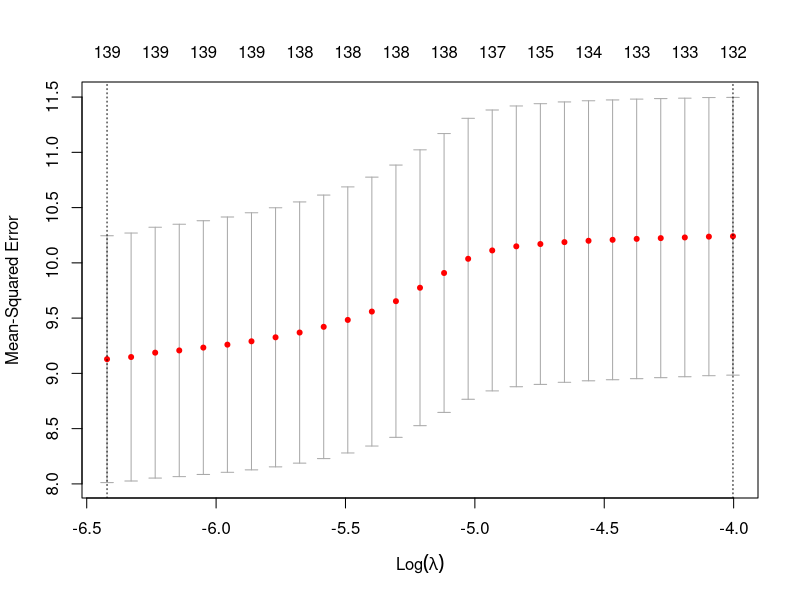

Write the R code that produced this figure.
## ---- chunk 1
suppressPackageStartupMessages({
  library(tidyverse)
  library(glmnet)     # LASSO variable selection
  library(sandwich)   # cluster-robust covariance
  library(lmtest)     # coeftest() with a supplied vcov
  library(broom)
})

set.seed(123)
options(scipen = 999, digits = 4)
## ---- chunk 2
raw <- read_csv("data/metro_acs_model_ready_2010_2023.csv", show_col_types = FALSE) %>%
  mutate(across(c(year, GEOID), as.integer))

# Time-varying census controls (metro-level). Fixed effects absorb everything
# time-invariant, and each concept appears once (rates, not the raw counts they
# are built from) to avoid the rank-deficiency the earlier all-columns model hit.
controls <- c("log_income", "unemployment_rate", "poverty_rate",
              "log_home_value", "log_pop",
              "race_black_nonhispanic_rate", "hispanic_or_latino_rate",
              "bachelors_plus_rate", "pop_18_to_64_rate")

base <- raw %>%
  mutate(
    log_income     = log(median_household_income),
    log_home_value = log(median_home_value),
    log_pop        = log(total_population)
  )
## ---- chunk 3

raw

## ---- chunk 4
leagues <- c("nfl", "mlb", "nhl", "cfb")

# Stack every league into one long panel: one row per (metro, year, team) that
# actually exists. Each league contributes its own murder rate + performance.
long <- map_dfr(leagues, function(lg) {
  base %>%
    transmute(
      GEOID, year, league = toupper(lg),
      murder_rate        = .data[[paste0(lg, "_murder_rate")]],
      win_pct            = .data[[paste0(lg, "_win_pct")]],
      make_playoffs      = .data[[paste0(lg, "_make_playoffs")]],
      make_playoffs_prev = .data[[paste0(lg, "_make_playoffs_prev")]],
      across(all_of(controls))
    ) %>%
    filter(!is.na(murder_rate), !is.na(win_pct))
}) %>%
  # standardize win % WITHIN league so a pooled coefficient = effect of a
  # 1-SD-better season, comparable across sports
  group_by(league) %>%
  mutate(win_pct_z = as.numeric(scale(win_pct))) %>%
  ungroup() %>%
  # lagged (previous-season) standardized win %, within each team
  mutate(team_id = paste(GEOID, league, sep = "_")) %>%
  group_by(team_id) %>%
  arrange(year, .by_group = TRUE) %>%
  mutate(win_pct_prev_z = lag(win_pct_z)) %>%
  ungroup() %>%
  # drop NA on every model variable so the fitted rows match the cluster vector
  drop_na(all_of(c("win_pct_z", "win_pct_prev_z", "make_playoffs",
                   "make_playoffs_prev", "murder_rate", controls)))

tibble(
  observations = nrow(long),
  teams = n_distinct(long$team_id),
  metros = n_distinct(long$GEOID),
  years = n_distinct(long$year)
)
count(long, league)
## ---- chunk 5
head(long)
## ---- chunk 6
sports_terms <- c("win_pct_z", "win_pct_prev_z", "make_playoffs", "make_playoffs_prev")

rhs <- paste(c("win_pct_z", "win_pct_prev_z", "make_playoffs",
               "make_playoffs_prev", controls, "factor(year)"),
             collapse = " + ")

# pooled, league intercepts only (no team fixed effects)
fit_naive <- lm(as.formula(paste("murder_rate ~", rhs, "+ factor(league)")), data = long)
# one big model WITH team fixed effects
fit_fe    <- lm(as.formula(paste("murder_rate ~", rhs, "+ factor(team_id)")), data = long)

# metro-clustered coefficients for the sports terms
clustered <- function(fit) {
  V <- sandwich::vcovCL(fit, cluster = long$GEOID, type = "HC1")
  broom::tidy(lmtest::coeftest(fit, vcov. = V)) %>%
    filter(term %in% sports_terms)
}
## ---- chunk 7
lasso_form <- as.formula(
  paste("~", paste(c(sports_terms, controls, "factor(year)", "factor(team_id)"),
                   collapse = " + ")))
X <- model.matrix(lasso_form, data = long)[, -1]
y <- long$murder_rate

# 0 = forced in (the fixed-effect dummies), 1 = penalized/selectable (everything else)
is_fe <- grepl("^factor\\(year\\)|^factor\\(team_id\\)", colnames(X))
penalty <- ifelse(is_fe, 0, 1)
cat(ncol(X), "columns |", sum(is_fe), "fixed-effect dummies forced in |",
    sum(!is_fe), "penalized (sports + census)\n")

set.seed(123)
cv_lasso <- cv.glmnet(X, y, alpha = 1, penalty.factor = penalty, nfolds = 10)
plot(cv_lasso)

# substantive (non-fixed-effect) variables LASSO keeps at each lambda
kept <- function(s) {
  co <- coef(cv_lasso, s = s)[, 1]
  co <- co[co != 0 & !grepl("^factor\\(|Intercept", names(co))]
  tibble(variable = names(co), coefficient = round(co, 4))
}
## ---- chunk 8
cat("--- kept at lambda.min (looser) ---\n"); print(kept("lambda.min"))
cat("\n--- kept at lambda.1se (parsimonious) ---\n")
k1 <- kept("lambda.1se")
if (nrow(k1) == 0) cat("(none -- only the fixed effects survive)\n") else print(k1)
## ---- chunk 9
selected <- kept("lambda.min")$variable
selected_sports <- intersect(selected, sports_terms)
selected_ctrls  <- intersect(selected, controls)

post_rhs <- paste(c(selected_sports, selected_ctrls,
                    "factor(year)", "factor(team_id)"), collapse = " + ")
post_fit <- lm(as.formula(paste("murder_rate ~", post_rhs)), data = long)

V <- sandwich::vcovCL(post_fit, cluster = long$GEOID, type = "HC1")
broom::tidy(lmtest::coeftest(post_fit, vcov. = V)) %>%
  filter(term %in% sports_terms) %>%
  mutate(across(where(is.numeric), ~round(.x, 4)))
## ---- chunk 10
nv <- clustered(fit_naive) %>% select(term, naive_coef = estimate, naive_p = p.value)
fe <- clustered(fit_fe) %>%
  select(term, fe_coef = estimate, fe_cluster_se = std.error, fe_p = p.value)

left_join(nv, fe, by = "term") %>%
  mutate(term = factor(term, levels = sports_terms)) %>%
  arrange(term) %>%
  mutate(across(where(is.numeric), ~round(.x, 4)))
## ---- chunk 11
tibble(
  model = c("naive (league intercepts)", "team fixed effects"),
  n = nrow(long),
  # R^2 is dominated by the team dummies in the FE model (each team has its own
  # intercept), so a high value mostly reflects that murder rates differ across
  # cities, not covariate predictive power.
  r_squared = c(summary(fit_naive)$r.squared, summary(fit_fe)$r.squared),
  adj_r_squared = c(summary(fit_naive)$adj.r.squared, summary(fit_fe)$adj.r.squared)
)
## ---- chunk 12
no_sports_rhs   <- paste(c(controls, "factor(year)", "factor(team_id)"), collapse = " + ")
sports_only_rhs <- paste(sports_terms, collapse = " + ")

fit_no_sports   <- lm(as.formula(paste("murder_rate ~", no_sports_rhs)),   data = long)
fit_sports_only <- lm(as.formula(paste("murder_rate ~", sports_only_rhs)), data = long)

mse <- function(fit) mean(residuals(fit)^2)

tibble(
  model = c("sports factors only (no controls, no FE)",
            "no sports factors (controls + FE only)",
            "full model (sports + controls + FE)"),
  mse   = c(mse(fit_sports_only), mse(fit_no_sports), mse(fit_fe))
) %>%
  mutate(mse = round(mse, 4))
## ---- chunk 13
leagues <- c("nfl", "mlb", "nhl", "cfb")
wps <- paste0(leagues, "_wp_s")             # within-sport scaled win_pct
mr  <- paste0(leagues, "_murder_rate")

wide <- base
# min-max scale each sport's win_pct within sport, onto a common [0, 1]
for (lg in leagues) {
  v <- wide[[paste0(lg, "_win_pct")]]
  wide[[paste0(lg, "_wp_s")]] <- (v - min(v, na.rm = TRUE)) /
                                 (max(v, na.rm = TRUE) - min(v, na.rm = TRUE))
}

wide <- wide %>%
  rowwise() %>%
  mutate(
    n_sports         = sum(!is.na(c_across(all_of(wps)))),
    city_murder_rate = mean(c_across(all_of(mr)), na.rm = TRUE),
    win_amean        = mean(c_across(all_of(wps)), na.rm = TRUE),
    win_hmean        = { x <- c_across(all_of(wps)); x <- x[!is.na(x)]
                         x <- pmax(x, 0.001); length(x) / sum(1 / x) },
    # fraction of the metro's present teams that made the playoffs (aggregated
    # to match the aggregated win_pct: a present team with no playoff row -> 0)
    playoff_share    = { present <- !is.na(c_across(all_of(wps)))
                         po <- c_across(all_of(paste0(leagues, "_make_playoffs")))
                         po <- ifelse(is.na(po), 0, po)
                         sum(po[present]) / sum(present) }
  ) %>%
  ungroup() %>%
  filter(n_sports >= 1, !is.na(city_murder_rate)) %>%   # metro-years with >=1 team
  drop_na(all_of(controls))

# for the "separate" model: presence flag per sport, and absent win_pct / playoff -> 0
# (the flag absorbs the level so the win_pct slope is identified only among teams that exist)
for (lg in leagues) {
  wide[[paste0("has_", lg)]] <- as.integer(!is.na(wide[[paste0(lg, "_wp_s")]]))
  wide[[paste0(lg, "_wp_s")]][is.na(wide[[paste0(lg, "_wp_s")]])] <- 0
  po <- wide[[paste0(lg, "_make_playoffs")]]; po[is.na(po)] <- 0
  wide[[paste0(lg, "_po")]] <- po
}

tibble(observations = nrow(wide),
       metros = n_distinct(wide$GEOID),
       years  = n_distinct(wide$year))
## ---- chunk 14
base_rhs <- paste(c(controls, "factor(year)"), collapse = " + ")   # year categorical

# 1) separate: each sport's scaled win_pct + playoff (+ presence flag)
sep_terms <- as.vector(rbind(paste0("has_", leagues), wps, paste0(leagues, "_po")))
fit_separate <- lm(as.formula(paste("city_murder_rate ~",
                     paste(sep_terms, collapse = " + "), "+", base_rhs)), data = wide)

# 2) harmonic mean of win_pct + aggregated playoff appearances
fit_harmonic <- lm(as.formula(paste("city_murder_rate ~ n_sports + win_hmean + playoff_share +",
                     base_rhs)), data = wide)

# 3) arithmetic mean of win_pct + aggregated playoff appearances
fit_average  <- lm(as.formula(paste("city_murder_rate ~ n_sports + win_amean + playoff_share +",
                     base_rhs)), data = wide)
## ---- chunk 15
summary(fit_average)
summary(fit_harmonic)
summary(fit_separate)
## ---- chunk 16
mse <- function(fit) mean(residuals(fit)^2)

tibble(
  model = c("1. separate win_pct + playoffs per sport",
            "2. harmonic mean of win_pct + playoff share",
            "3. arithmetic mean of win_pct + playoff share"),
  n            = nrow(wide),
  n_predictors = c(length(coef(fit_separate)),
                   length(coef(fit_harmonic)),
                   length(coef(fit_average))),
  MSE          = round(c(mse(fit_separate), mse(fit_harmonic), mse(fit_average)), 4)
)
